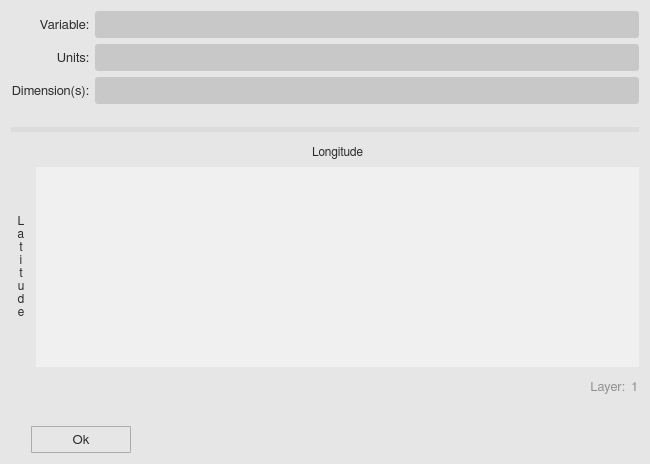
<?xml version="1.0" encoding="UTF-8"?>
<ui version="4.0">
 <class>displayWindow</class>
 <widget class="QWidget" name="displayWindow">
  <property name="geometry">
   <rect>
    <x>0</x>
    <y>0</y>
    <width>650</width>
    <height>464</height>
   </rect>
  </property>
  <property name="minimumSize">
   <size>
    <width>0</width>
    <height>0</height>
   </size>
  </property>
  <property name="maximumSize">
   <size>
    <width>16777215</width>
    <height>16777215</height>
   </size>
  </property>
  <property name="font">
   <font>
    <family>FreeSans</family>
    <pointsize>10</pointsize>
    <stylestrategy>PreferAntialias</stylestrategy>
    <kerning>true</kerning>
   </font>
  </property>
  <property name="windowTitle">
   <string>Display Data</string>
  </property>
  <property name="windowIcon">
   <iconset>
    <normaloff>icons/data_icon.svg</normaloff>icons/data_icon.svg</iconset>
  </property>
  <property name="styleSheet">
   <string notr="true">QWidget {
	background-color: rgb(230,230,230);
}

QComboBox {
	border: 1px solid #acacac;
    border-radius: 1px;
	padding-left: 5px;
    background-color: qlineargradient(x1: 0, y1: 0, x2: 0, y2: 1, 
								stop: 0 #f0f0f0, stop: 1 #e5e5e5);
    color: rgb(45,45,45);
}

QComboBox:disabled {
	background-color:  rgb(200,200,200);
}

QComboBox:hover {
	border: 1px solid #7eb4ea;
    border-radius: 1px;
	background-color: qlineargradient(x1: 0, y1: 0, x2: 0, y2: 1, 
								stop: 0 #ecf4fc, stop: 1 #dcecfc);
}

QComboBox::drop-down {
	subcontrol-origin: padding;
	subcontrol-position: top right;
	width: 27px;
    border-left-width: 1px;
	border-left-color: darkgray;
	border-left-style: solid;
	border-top-right-radius: 3px;
	border-bottom-right-radius: 3px;
}

QComboBox::down-arrow {
	image: url(icons/down_arrow_icon.svg); 
	width: 16px;
	height: 16px
}

QComboBox QAbstractItemView {
	selection-background-color: rgb(200,200,200);
	selection-color: black;
	background: #f0f0f0;
	border: 0px solid #f0f0f0;
}

QComboBox QAbstractItemView::item {
	margin: 5px 5px 5px 5px;
}

QScrollBar:vertical {
  border: 0px solid white;
  background-color: rgb(240, 240, 240);
  width: 20px;
  margin: 21px 0px 21px 0px;
}

QScrollBar:horizontal {
  border: 0px solid white;
  background-color: rgb(240, 240, 240);
  height: 20px;
  margin: 0px 21px 0px 21px;
}

QScrollBar::handle:vertical {
  background-color: rgb(205, 205, 205);
  min-height: 25px;
}

QScrollBar:handle:vertical:hover {
  background-color: rgb(167, 167, 167);
}

QScrollBar:handle:vertical:pressed {
  background-color: rgb(96, 96, 96);
}

QScrollBar::handle:horizontal {
  background-color: rgb(205, 205, 205);
  min-width: 25px;
}

QScrollBar:handle:horizontal:hover {
  background-color: rgb(167, 167, 167);
}

QScrollBar:handle:horizontal:pressed {
  background-color: rgb(96, 96, 96);
}

QScrollBar::add-line:vertical {
  border-top: 0px solid rgb(240,240,240);
  border-left: 0px solid white;
  border-right: 0px solid white;
  border-bottom: 0px solid white;
  background-color: rgb(240, 240, 240);
  height: 20px;
  subcontrol-position: bottom;
  subcontrol-origin: margin;
}

QScrollBar::add-line:vertical:hover {
  background-color: rgb(219, 219, 219);
}

QScrollBar::add-line:vertical:pressed {
  background-color: rgb(96, 96, 96);
}

QScrollBar::sub-line:vertical {
  border-top: 0px solid white;
  border-left: 0px solid white;
  border-right: 0px solid white;
  border-bottom: 0px solid rgb(240,240,240);
  background-color: rgb(240, 240, 240);
  height: 20px;
  subcontrol-position: top;
  subcontrol-origin: margin;
}

QScrollBar::sub-line:vertical:hover {
  background-color: rgb(219, 219, 219);
}

QScrollBar::sub-line:vertical:pressed {
  background-color: rgb(96, 96, 96);
}

QScrollBar::up-arrow:vertical {
  image: url(icons/up_arrow_icon.svg); 
  width: 16px;
  height: 16px;
}

QScrollBar::up-arrow:vertical:pressed {
  right: -1px;
  bottom: -1px;
}

QScrollBar::down-arrow:vertical {
  image: url(icons/down_arrow_icon.svg); 
  width: 16px;
  height: 16px;
}

QScrollBar::down-arrow:vertical:pressed {
  right: -1px;
  bottom: -1px;
}

QScrollBar::add-line:horizontal {
  border-top: 0px solid white;
  border-left: 0px solid rgb(240,240,240);
  border-right: 0px solid white;
  border-bottom: 0px solid white;
  background-color: rgb(240, 240, 240);
  width: 20px;
  subcontrol-position: right;
  subcontrol-origin: margin;
}

QScrollBar::add-line:horizontal:hover {
  background-color: rgb(219, 219, 219);
}

QScrollBar::add-line:horizontal:pressed {
  background-color: rgb(96, 96, 96);
}

QScrollBar::sub-line:horizontal {
  border-top: 0px solid white;
  border-left: 0px solid white;
  border-right: 0px solid rgb(240,240,240);
  border-bottom: 0px solid white;
  background-color: rgb(240, 240, 240);
  width: 20px;
  subcontrol-position: left;
  subcontrol-origin: margin;
}

QScrollBar::sub-line:horizontal:hover {
  background-color: rgb(219, 219, 219);
}

QScrollBar::sub-line:horizontal:pressed {
  background-color: rgb(96, 96, 96);
}

QScrollBar::left-arrow:horizontal {
  image: url(icons/left_arrow_icon.svg); 
  width: 16px;
  height: 16px;
}

QScrollBar::left-arrow:horizontal:pressed {
  right: -1px;
  bottom: -1px;
}

QScrollBar::right-arrow:horizontal {
  image: url(icons/right_arrow_icon.svg); 
  width: 16px;
  height: 16px;
}

QScrollBar::right-arrow:horizontal:pressed {
  right: -1px;
  bottom: -1px;
}</string>
  </property>
  <layout class="QGridLayout" name="gridLayout_3">
   <item row="0" column="0">
    <widget class="QSplitter" name="splitter">
     <property name="styleSheet">
      <string notr="true">QSplitter::handle {
    background: rgb(220,220,220);
}

QSplitter::handle:horizontal {
    width: 5px;
}

QSplitter::handle:vertical {
    height: 5px;
}

QSplitter::handle:pressed {
    background: rgb(190,190,190);
}

QSplitter::handle:hover {
    background-color: rgb(205,205,205);
}</string>
     </property>
     <property name="orientation">
      <enum>Qt::Vertical</enum>
     </property>
     <widget class="QWidget" name="layoutWidget">
      <layout class="QVBoxLayout" name="verticalLayout_2">
       <item>
        <layout class="QGridLayout" name="gridLayout">
         <item row="2" column="0">
          <widget class="QLabel" name="dw_label_3">
           <property name="minimumSize">
            <size>
             <width>0</width>
             <height>27</height>
            </size>
           </property>
           <property name="maximumSize">
            <size>
             <width>16777215</width>
             <height>27</height>
            </size>
           </property>
           <property name="font">
            <font>
             <family>FreeSans</family>
             <pointsize>10</pointsize>
             <stylestrategy>PreferAntialias</stylestrategy>
             <kerning>true</kerning>
            </font>
           </property>
           <property name="styleSheet">
            <string notr="true">QLabel {
	color: rgb(45,45,45);
}</string>
           </property>
           <property name="text">
            <string>Dimension(s):</string>
           </property>
           <property name="alignment">
            <set>Qt::AlignRight|Qt::AlignTrailing|Qt::AlignVCenter</set>
           </property>
          </widget>
         </item>
         <item row="2" column="1">
          <widget class="QLineEdit" name="dw_line_3">
           <property name="enabled">
            <bool>false</bool>
           </property>
           <property name="minimumSize">
            <size>
             <width>0</width>
             <height>27</height>
            </size>
           </property>
           <property name="maximumSize">
            <size>
             <width>16777215</width>
             <height>27</height>
            </size>
           </property>
           <property name="font">
            <font>
             <family>FreeSans</family>
             <pointsize>9</pointsize>
             <weight>50</weight>
             <bold>false</bold>
             <stylestrategy>PreferAntialias</stylestrategy>
             <kerning>true</kerning>
            </font>
           </property>
           <property name="styleSheet">
            <string notr="true">QLineEdit {
	border-radius: 3px;
	padding: 1px 4px 1px 4px;
	background-color:  rgb(240, 240, 240);
    color: rgb(45,45,45);
}
    
QLineEdit:disabled {
	background-color:  rgb(200,200,200);
}</string>
           </property>
           <property name="frame">
            <bool>false</bool>
           </property>
           <property name="readOnly">
            <bool>true</bool>
           </property>
          </widget>
         </item>
         <item row="0" column="0">
          <widget class="QLabel" name="dw_label_1">
           <property name="minimumSize">
            <size>
             <width>0</width>
             <height>27</height>
            </size>
           </property>
           <property name="maximumSize">
            <size>
             <width>16777215</width>
             <height>27</height>
            </size>
           </property>
           <property name="font">
            <font>
             <family>FreeSans</family>
             <pointsize>10</pointsize>
             <stylestrategy>PreferAntialias</stylestrategy>
             <kerning>true</kerning>
            </font>
           </property>
           <property name="styleSheet">
            <string notr="true">QLabel {
	color: rgb(45,45,45);
}</string>
           </property>
           <property name="text">
            <string>Variable:</string>
           </property>
           <property name="alignment">
            <set>Qt::AlignRight|Qt::AlignTrailing|Qt::AlignVCenter</set>
           </property>
          </widget>
         </item>
         <item row="0" column="1">
          <widget class="QLineEdit" name="dw_line_1">
           <property name="enabled">
            <bool>false</bool>
           </property>
           <property name="minimumSize">
            <size>
             <width>0</width>
             <height>27</height>
            </size>
           </property>
           <property name="maximumSize">
            <size>
             <width>16777215</width>
             <height>27</height>
            </size>
           </property>
           <property name="font">
            <font>
             <family>FreeSans</family>
             <pointsize>9</pointsize>
             <weight>50</weight>
             <bold>false</bold>
             <stylestrategy>PreferAntialias</stylestrategy>
             <kerning>true</kerning>
            </font>
           </property>
           <property name="styleSheet">
            <string notr="true">QLineEdit {
	border-radius: 3px;
	padding: 1px 4px 1px 4px;
	background-color:  rgb(240, 240, 240);
    color: rgb(45,45,45);
}
    
QLineEdit:disabled {
	background-color:  rgb(200,200,200);
}</string>
           </property>
           <property name="frame">
            <bool>false</bool>
           </property>
           <property name="readOnly">
            <bool>true</bool>
           </property>
          </widget>
         </item>
         <item row="1" column="1">
          <widget class="QLineEdit" name="dw_line_2">
           <property name="enabled">
            <bool>false</bool>
           </property>
           <property name="minimumSize">
            <size>
             <width>0</width>
             <height>27</height>
            </size>
           </property>
           <property name="maximumSize">
            <size>
             <width>16777215</width>
             <height>27</height>
            </size>
           </property>
           <property name="font">
            <font>
             <family>FreeSans</family>
             <pointsize>9</pointsize>
             <weight>50</weight>
             <bold>false</bold>
             <stylestrategy>PreferAntialias</stylestrategy>
             <kerning>true</kerning>
            </font>
           </property>
           <property name="styleSheet">
            <string notr="true">QLineEdit {
	border-radius: 3px;
	padding: 1px 4px 1px 4px;
	background-color:  rgb(240, 240, 240);
    color: rgb(45,45,45);
}
    
QLineEdit:disabled {
	background-color:  rgb(200,200,200);
}</string>
           </property>
           <property name="frame">
            <bool>false</bool>
           </property>
           <property name="readOnly">
            <bool>true</bool>
           </property>
          </widget>
         </item>
         <item row="1" column="0">
          <widget class="QLabel" name="dw_label_2">
           <property name="minimumSize">
            <size>
             <width>0</width>
             <height>27</height>
            </size>
           </property>
           <property name="maximumSize">
            <size>
             <width>16777215</width>
             <height>27</height>
            </size>
           </property>
           <property name="font">
            <font>
             <family>FreeSans</family>
             <pointsize>10</pointsize>
             <stylestrategy>PreferAntialias</stylestrategy>
             <kerning>true</kerning>
            </font>
           </property>
           <property name="styleSheet">
            <string notr="true">QLabel {
	color: rgb(45,45,45);
}</string>
           </property>
           <property name="text">
            <string>Units:</string>
           </property>
           <property name="alignment">
            <set>Qt::AlignRight|Qt::AlignTrailing|Qt::AlignVCenter</set>
           </property>
          </widget>
         </item>
        </layout>
       </item>
       <item>
        <spacer name="verticalSpacer_4">
         <property name="orientation">
          <enum>Qt::Vertical</enum>
         </property>
         <property name="sizeType">
          <enum>QSizePolicy::Expanding</enum>
         </property>
         <property name="sizeHint" stdset="0">
          <size>
           <width>20</width>
           <height>20</height>
          </size>
         </property>
        </spacer>
       </item>
      </layout>
     </widget>
     <widget class="QWidget" name="layoutWidget">
      <layout class="QVBoxLayout" name="verticalLayout">
       <item>
        <spacer name="verticalSpacer_2">
         <property name="orientation">
          <enum>Qt::Vertical</enum>
         </property>
         <property name="sizeType">
          <enum>QSizePolicy::Fixed</enum>
         </property>
         <property name="sizeHint" stdset="0">
          <size>
           <width>20</width>
           <height>10</height>
          </size>
         </property>
        </spacer>
       </item>
       <item>
        <layout class="QGridLayout" name="gridLayout_2">
         <property name="spacing">
          <number>0</number>
         </property>
         <item row="1" column="1">
          <widget class="QTableWidget" name="dw_table">
           <property name="minimumSize">
            <size>
             <width>0</width>
             <height>0</height>
            </size>
           </property>
           <property name="maximumSize">
            <size>
             <width>16777215</width>
             <height>16777215</height>
            </size>
           </property>
           <property name="font">
            <font>
             <family>FreeSans</family>
             <pointsize>9</pointsize>
             <weight>50</weight>
             <bold>false</bold>
             <stylestrategy>PreferAntialias</stylestrategy>
             <kerning>true</kerning>
            </font>
           </property>
           <property name="styleSheet">
            <string notr="true">QTableWidget {
    background-color: rgb(240,240,240);
    color: rgb(45,45,45);
}

QScrollBar:vertical {
  border: 0px solid white;
  background-color: rgb(240, 240, 240);
  width: 20px;
  margin: 21px 0px 21px 0px;
}

QScrollBar:horizontal {
  border: 0px solid white;
  background-color: rgb(240, 240, 240);
  height: 20px;
  margin: 0px 21px 0px 21px;
}

QScrollBar::handle:vertical {
  background-color: rgb(205, 205, 205);
  min-height: 25px;
}

QScrollBar:handle:vertical:hover {
  background-color: rgb(167, 167, 167);
}

QScrollBar:handle:vertical:pressed {
  background-color: rgb(96, 96, 96);
}

QScrollBar::handle:horizontal {
  background-color: rgb(205, 205, 205);
  min-width: 25px;
}

QScrollBar:handle:horizontal:hover {
  background-color: rgb(167, 167, 167);
}

QScrollBar:handle:horizontal:pressed {
  background-color: rgb(96, 96, 96);
}

QScrollBar::add-line:vertical {
  border-top: 0px solid rgb(240,240,240);
  border-left: 0px solid white;
  border-right: 0px solid white;
  border-bottom: 0px solid white;
  background-color: rgb(240, 240, 240);
  height: 20px;
  subcontrol-position: bottom;
  subcontrol-origin: margin;
}

QScrollBar::add-line:vertical:hover {
  background-color: rgb(219, 219, 219);
}

QScrollBar::add-line:vertical:pressed {
  background-color: rgb(96, 96, 96);
}

QScrollBar::sub-line:vertical {
  border-top: 0px solid white;
  border-left: 0px solid white;
  border-right: 0px solid white;
  border-bottom: 0px solid rgb(240,240,240);
  background-color: rgb(240, 240, 240);
  height: 20px;
  subcontrol-position: top;
  subcontrol-origin: margin;
}

QScrollBar::sub-line:vertical:hover {
  background-color: rgb(219, 219, 219);
}

QScrollBar::sub-line:vertical:pressed {
  background-color: rgb(96, 96, 96);
}

QScrollBar::up-arrow:vertical {
  image: url(icons/up_arrow_icon.svg); 
  width: 16px;
  height: 16px;
}

QScrollBar::up-arrow:vertical:pressed {
  right: -1px;
  bottom: -1px;
}

QScrollBar::down-arrow:vertical {
  image: url(icons/down_arrow_icon.svg); 
  width: 16px;
  height: 16px;
}

QScrollBar::down-arrow:vertical:pressed {
  right: -1px;
  bottom: -1px;
}

QScrollBar::add-line:horizontal {
  border-top: 0px solid white;
  border-left: 0px solid rgb(240,240,240);
  border-right: 0px solid white;
  border-bottom: 0px solid white;
  background-color: rgb(240, 240, 240);
  width: 20px;
  subcontrol-position: right;
  subcontrol-origin: margin;
}

QScrollBar::add-line:horizontal:hover {
  background-color: rgb(219, 219, 219);
}

QScrollBar::add-line:horizontal:pressed {
  background-color: rgb(96, 96, 96);
}

QScrollBar::sub-line:horizontal {
  border-top: 0px solid white;
  border-left: 0px solid white;
  border-right: 0px solid rgb(240,240,240);
  border-bottom: 0px solid white;
  background-color: rgb(240, 240, 240);
  width: 20px;
  subcontrol-position: left;
  subcontrol-origin: margin;
}

QScrollBar::sub-line:horizontal:hover {
  background-color: rgb(219, 219, 219);
}

QScrollBar::sub-line:horizontal:pressed {
  background-color: rgb(96, 96, 96);
}

QScrollBar::left-arrow:horizontal {
  image: url(icons/left_arrow_icon.svg); 
  width: 16px;
  height: 16px;
}

QScrollBar::left-arrow:horizontal:pressed {
  right: -1px;
  bottom: -1px;
}

QScrollBar::right-arrow:horizontal {
  image: url(icons/right_arrow_icon.svg); 
  width: 16px;
  height: 16px;
}

QScrollBar::right-arrow:horizontal:pressed {
  right: -1px;
  bottom: -1px;
}</string>
           </property>
           <property name="frameShape">
            <enum>QFrame::NoFrame</enum>
           </property>
           <property name="gridStyle">
            <enum>Qt::SolidLine</enum>
           </property>
          </widget>
         </item>
         <item row="0" column="1">
          <widget class="QLabel" name="dw_label_4">
           <property name="minimumSize">
            <size>
             <width>0</width>
             <height>25</height>
            </size>
           </property>
           <property name="maximumSize">
            <size>
             <width>16777215</width>
             <height>25</height>
            </size>
           </property>
           <property name="font">
            <font>
             <family>FreeSans</family>
             <pointsize>9</pointsize>
             <stylestrategy>PreferAntialias</stylestrategy>
             <kerning>true</kerning>
            </font>
           </property>
           <property name="styleSheet">
            <string notr="true">QLabel {
	color: rgb(45,45,45);
    margin-bottom: 5px;
}</string>
           </property>
           <property name="text">
            <string>Longitude</string>
           </property>
           <property name="alignment">
            <set>Qt::AlignCenter</set>
           </property>
          </widget>
         </item>
         <item row="1" column="0">
          <widget class="QLabel" name="dw_label_5">
           <property name="minimumSize">
            <size>
             <width>25</width>
             <height>0</height>
            </size>
           </property>
           <property name="maximumSize">
            <size>
             <width>25</width>
             <height>16777215</height>
            </size>
           </property>
           <property name="font">
            <font>
             <family>FreeSans</family>
             <pointsize>9</pointsize>
             <stylestrategy>PreferAntialias</stylestrategy>
             <kerning>true</kerning>
            </font>
           </property>
           <property name="styleSheet">
            <string notr="true">QLabel {
	color: rgb(45,45,45);
    margin-right: 5px;
}</string>
           </property>
           <property name="text">
            <string>L&lt;br&gt;a&lt;br&gt;t&lt;br&gt;i&lt;br&gt;t&lt;br&gt;u&lt;br&gt;d&lt;br&gt;e</string>
           </property>
           <property name="alignment">
            <set>Qt::AlignCenter</set>
           </property>
          </widget>
         </item>
        </layout>
       </item>
       <item>
        <layout class="QHBoxLayout" name="horizontalLayout_2">
         <item>
          <spacer name="horizontalSpacer_3">
           <property name="orientation">
            <enum>Qt::Horizontal</enum>
           </property>
           <property name="sizeHint" stdset="0">
            <size>
             <width>40</width>
             <height>20</height>
            </size>
           </property>
          </spacer>
         </item>
         <item>
          <widget class="QLabel" name="dw_label_7">
           <property name="enabled">
            <bool>false</bool>
           </property>
           <property name="sizePolicy">
            <sizepolicy hsizetype="Preferred" vsizetype="Fixed">
             <horstretch>0</horstretch>
             <verstretch>0</verstretch>
            </sizepolicy>
           </property>
           <property name="minimumSize">
            <size>
             <width>0</width>
             <height>27</height>
            </size>
           </property>
           <property name="maximumSize">
            <size>
             <width>16777215</width>
             <height>27</height>
            </size>
           </property>
           <property name="font">
            <font>
             <family>FreeSans</family>
             <pointsize>10</pointsize>
             <weight>50</weight>
             <bold>false</bold>
             <stylestrategy>PreferAntialias</stylestrategy>
             <kerning>true</kerning>
            </font>
           </property>
           <property name="styleSheet">
            <string notr="true">QLabel {
    color: rgb(45,45,45);
}

QLabel:disabled {
	color: rgb(145,145,145);
}</string>
           </property>
           <property name="frameShape">
            <enum>QFrame::NoFrame</enum>
           </property>
           <property name="frameShadow">
            <enum>QFrame::Plain</enum>
           </property>
           <property name="lineWidth">
            <number>0</number>
           </property>
           <property name="midLineWidth">
            <number>0</number>
           </property>
           <property name="text">
            <string>Layer:</string>
           </property>
           <property name="textFormat">
            <enum>Qt::AutoText</enum>
           </property>
           <property name="alignment">
            <set>Qt::AlignRight|Qt::AlignTrailing|Qt::AlignVCenter</set>
           </property>
           <property name="wordWrap">
            <bool>true</bool>
           </property>
          </widget>
         </item>
         <item>
          <widget class="QLabel" name="dw_label_8">
           <property name="enabled">
            <bool>false</bool>
           </property>
           <property name="sizePolicy">
            <sizepolicy hsizetype="Preferred" vsizetype="Fixed">
             <horstretch>0</horstretch>
             <verstretch>0</verstretch>
            </sizepolicy>
           </property>
           <property name="minimumSize">
            <size>
             <width>0</width>
             <height>27</height>
            </size>
           </property>
           <property name="maximumSize">
            <size>
             <width>16777215</width>
             <height>27</height>
            </size>
           </property>
           <property name="font">
            <font>
             <family>FreeSans</family>
             <pointsize>10</pointsize>
             <weight>50</weight>
             <bold>false</bold>
             <stylestrategy>PreferAntialias</stylestrategy>
             <kerning>true</kerning>
            </font>
           </property>
           <property name="styleSheet">
            <string notr="true">QLabel {
    color: rgb(45,45,45);
}

QLabel:disabled {
	color: rgb(145,145,145);
}</string>
           </property>
           <property name="frameShape">
            <enum>QFrame::NoFrame</enum>
           </property>
           <property name="frameShadow">
            <enum>QFrame::Plain</enum>
           </property>
           <property name="lineWidth">
            <number>0</number>
           </property>
           <property name="midLineWidth">
            <number>0</number>
           </property>
           <property name="text">
            <string>1</string>
           </property>
           <property name="textFormat">
            <enum>Qt::AutoText</enum>
           </property>
           <property name="alignment">
            <set>Qt::AlignLeading|Qt::AlignLeft|Qt::AlignVCenter</set>
           </property>
           <property name="wordWrap">
            <bool>true</bool>
           </property>
          </widget>
         </item>
        </layout>
       </item>
      </layout>
     </widget>
    </widget>
   </item>
   <item row="1" column="0">
    <spacer name="verticalSpacer">
     <property name="orientation">
      <enum>Qt::Vertical</enum>
     </property>
     <property name="sizeType">
      <enum>QSizePolicy::Fixed</enum>
     </property>
     <property name="sizeHint" stdset="0">
      <size>
       <width>20</width>
       <height>20</height>
      </size>
     </property>
    </spacer>
   </item>
   <item row="2" column="0">
    <layout class="QHBoxLayout" name="horizontalLayout">
     <item>
      <spacer name="horizontalSpacer_2">
       <property name="orientation">
        <enum>Qt::Horizontal</enum>
       </property>
       <property name="sizeType">
        <enum>QSizePolicy::Fixed</enum>
       </property>
       <property name="sizeHint" stdset="0">
        <size>
         <width>20</width>
         <height>20</height>
        </size>
       </property>
      </spacer>
     </item>
     <item>
      <widget class="QToolButton" name="dw_okButton">
       <property name="enabled">
        <bool>true</bool>
       </property>
       <property name="minimumSize">
        <size>
         <width>100</width>
         <height>27</height>
        </size>
       </property>
       <property name="maximumSize">
        <size>
         <width>100</width>
         <height>27</height>
        </size>
       </property>
       <property name="font">
        <font>
         <family>FreeSans</family>
         <pointsize>10</pointsize>
         <stylestrategy>PreferAntialias</stylestrategy>
         <kerning>true</kerning>
        </font>
       </property>
       <property name="styleSheet">
        <string notr="true">QToolButton {
    border: 1px solid #acacac;
    border-radius: 1px;
    background-color: qlineargradient(x1: 0, y1: 0, x2: 0, y2: 1, 
								stop: 0 #f0f0f0, stop: 1 #e5e5e5);
	color: rgb(45,45,45);
}

QToolButton:hover {
	border: 1px solid #7eb4ea;
    border-radius: 1px;
	background-color: qlineargradient(x1: 0, y1: 0, x2: 0, y2: 1, 
								stop: 0 #ecf4fc, stop: 1 #dcecfc);
}


QToolButton:pressed {
	border: 1px solid #579de5;
    border-radius: 1px;
    background-color: qlineargradient(x1: 0, y1: 0, x2: 0, y2: 1,
                                      stop: 0 #daecfc, stop: 1 #c4e0fc);
}</string>
       </property>
       <property name="text">
        <string>Ok</string>
       </property>
      </widget>
     </item>
     <item>
      <spacer name="horizontalSpacer">
       <property name="orientation">
        <enum>Qt::Horizontal</enum>
       </property>
       <property name="sizeHint" stdset="0">
        <size>
         <width>398</width>
         <height>20</height>
        </size>
       </property>
      </spacer>
     </item>
    </layout>
   </item>
  </layout>
 </widget>
 <resources/>
 <connections/>
</ui>
